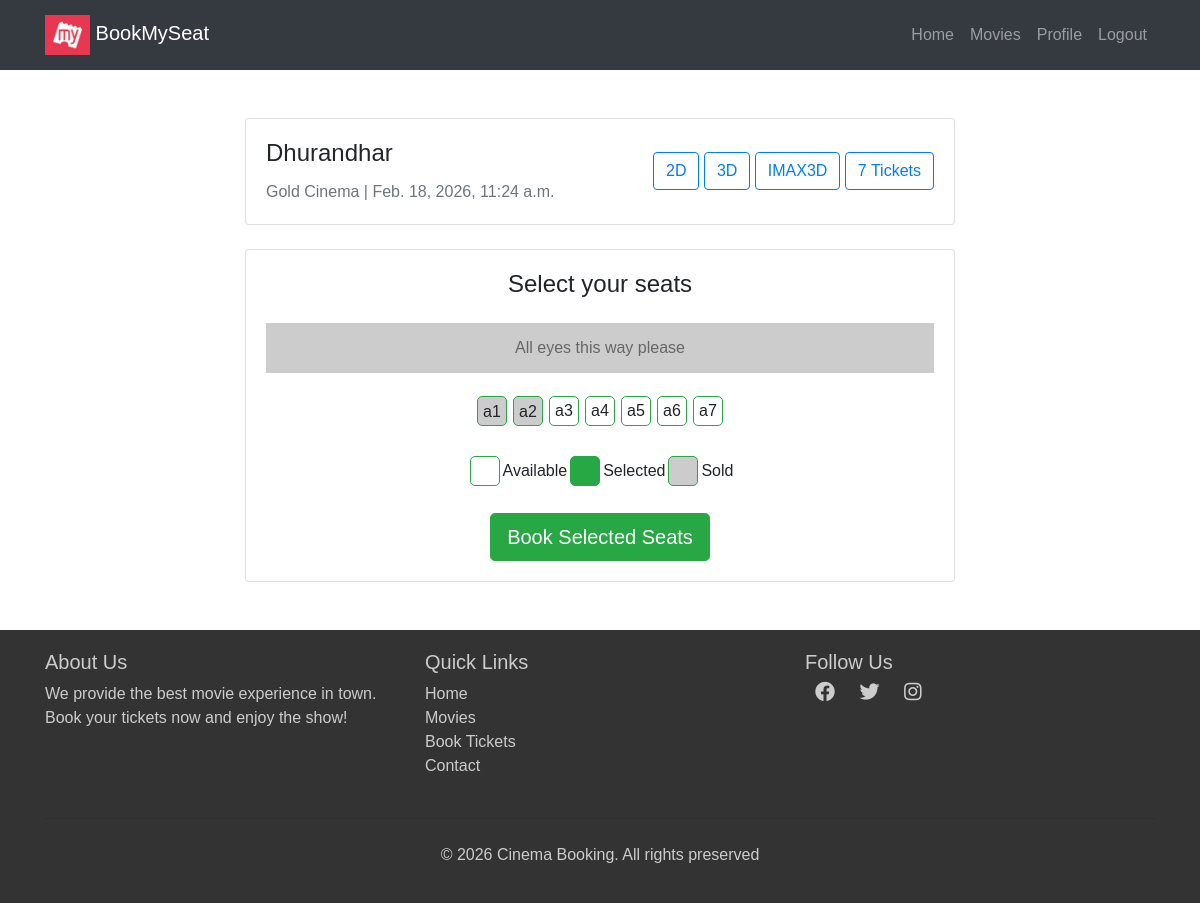
The page /movies/theater/6/seats/book (signed in) on the database as committed earlier.
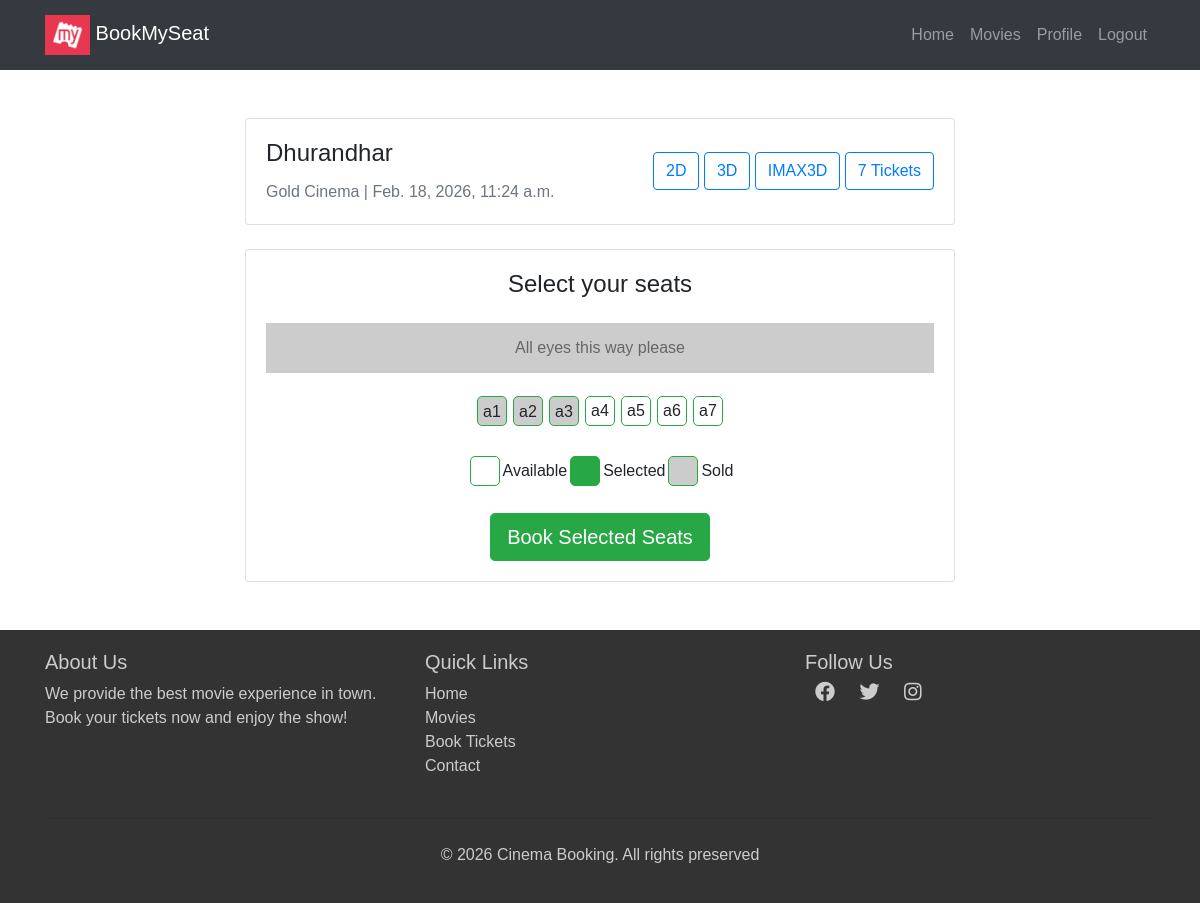
The same page on the database as committed later.
### movies/models.py (models this page shows, shortened)
class Seat(models.Model):
    theater = models.ForeignKey(Theater, on_delete=models.CASCADE, related_name='seats') # which seat belongs to which theater
    seat_number = models.CharField(max_length=10)
    is_booked = models.BooleanField(default=False) # checking if the seat is booked or not

### movies/views.py (the view, shortened to what this page needs)
# urls.py: path('theater/<int:theater_id>/seats/book', views.book_seats, name='book_seats'),
@login_required(login_url='/login/')
def book_seats(request, theater_id):
    theaters = get_object_or_404(Theater, id=theater_id)
    seats = Seat.objects.filter(theater=theaters).order_by('seat_number')
    return render(request, 'movies/seat_selection.html', {'theaters':theaters, 'seats':seats})

### templates/movies/seat_selection.html (shortened to what this page needs)
{% extends "users/basic.html" %}
{% block content %}
    <div class="container mt-5">
        <div class="row">
            <div class="col-lg-8 mx-auto">
                <div class="card mb-4">
                    <div class="card-body">
                        <div class="d-flex justify-content-between align-items-center flex-wrap">
                            <div>
                                <h4 class="card-title">{{theaters.movie.name}}</h4>
                                <p class="card-text text-muted">
                                    {{theaters.name}} | {{theaters.time}}
                                </p>
                            </div>
                            <div class="mt-2 mt-sm-0">
                                <button class="btn btn-outline-primary me-2 mb-2 mb-sm-0">
                                    2D
                                </button>
                                <button class="btn btn-outline-primary me-2 mb-2 mb-sm-0">
                                    3D
                                </button>
                                <button class="btn btn-outline-primary me-2 mb-2 mb-sm-0">
                                    IMAX3D
                                </button>
                                <button class="btn btn-outline-primary me-2 mb-2 mb-sm-0">
                                    {{seats|length}} Tickets
                                </button>
                            </div>
                        </div>
                    </div>
                </div>
                 <div class="card">
                    <div class="card-body">
                        <h4 class="card-title text-center mb-4">Select your seats</h4>
                        <div class="screen">All eyes this way please</div>
                        <form method="POST">
                            <div class="d-flex justify-content-center flex-wrap mb-4">
                                {% for seat in seats %}
                                <div class="seat {% if seat.is_booked %}sold{% endif %}">
                                    {% if not seat.is_booked %}
                                    <label for="seat-{{seat.id}}" class="w-100 h-100 d-flex align-items-center justify-content-center">{{seat.seat_number}}</label>
                                    {% else %}
                                    {{seat.seat_number}}
                                    {% endif %}
                                </div>
                                {% endfor %}
                            </div>
                            <div class="d-flex justify-content-center mb-4">
                                <div class="d-flex align-items-center me-4">
                                    <div class="seat" style="background-color: white;"></div>
                                    <span class="ms-2">Available</span>
                                </div>
                                <div class="d-flex align-items-center me-4">
                                    <div class="seat selected"></div>
                                    <span class="ms-2">Selected</span>
                                </div>
                                <div class="d-flex align-items-center">
                                    <div class="seat sold"></div>
                                    <span class="ms-2">Sold</span>
                                </div>
                            </div>
                            <div class="text-center">
                                <button type="submit" class="btn btn-success btn-lg">
                                    Book Selected Seats
                                </button>
                            </div>
                        </form>
                    </div>
                </div>
            </div>
        </div>
    </div>
{% endblock %}

Rows that differ between the two databases and show on the page:
changed Seat (number 3 of 7 on the later page): is_booked False → True (drawn)
